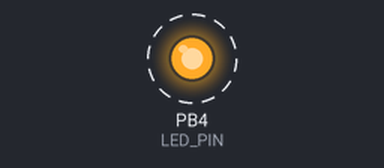
Bench run of a sketch on a simulated ATtiny85, built with avr-gcc and run on an emulated ATtiny85. On the bench: output pins drawn as LEDs (lit = HIGH). Dashed ring = blinking.

Above: at 0.5 s.
Timing chart, 0 to 4.6 s (numbered marks = the images above):
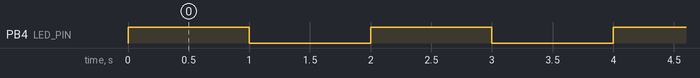

The sketch:

main.ino
```cpp
// Define the LED pin
#define LED_PIN 4  // PB0 (Physical Pin 5 on ATtiny85)

void setup() {
  pinMode(LED_PIN, OUTPUT);  // Set PB0 as an output
}

void loop() {
  digitalWrite(LED_PIN, HIGH);  // Turn the LED on
  delay(1000);                  // Wait for 1 second
  digitalWrite(LED_PIN, LOW);   // Turn the LED off
  delay(1000);                  // Wait for 1 second
}
```

Measured:
- by itself, PB4 (LED_PIN): alternates HIGH for 1.0 s and LOW for 1.0 s
